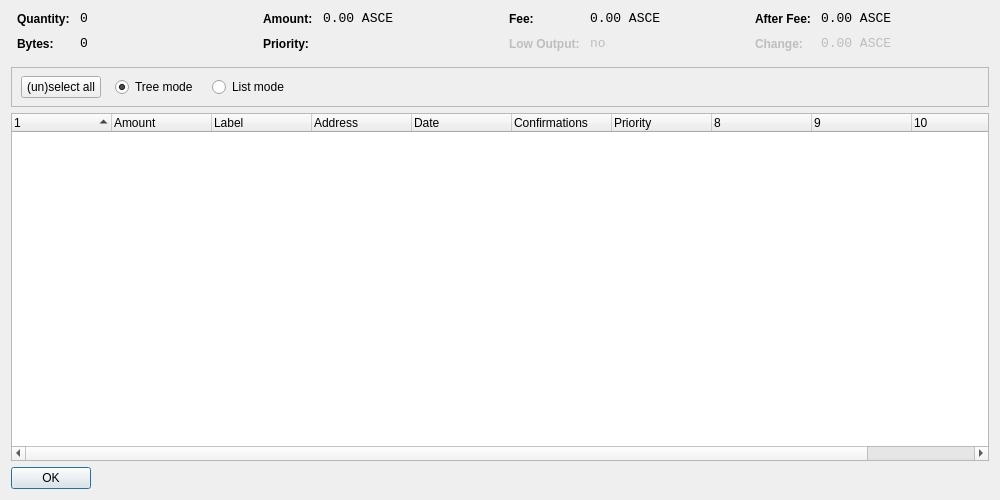
<?xml version="1.0" encoding="UTF-8"?>
<ui version="4.0">
 <class>CoinControlDialog</class>
 <widget class="QDialog" name="CoinControlDialog">
  <property name="geometry">
   <rect>
    <x>0</x>
    <y>0</y>
    <width>1000</width>
    <height>500</height>
   </rect>
  </property>
  <property name="windowTitle">
   <string>Coin Control</string>
  </property>
  <layout class="QVBoxLayout" name="verticalLayout">
   <item>
    <layout class="QHBoxLayout" name="horizontalLayoutTop" stretch="0,0,0,0">
     <property name="topMargin">
      <number>0</number>
     </property>
     <property name="bottomMargin">
      <number>10</number>
     </property>
     <item>
      <layout class="QFormLayout" name="formLayoutCoinControl1">
       <property name="horizontalSpacing">
        <number>10</number>
       </property>
       <property name="verticalSpacing">
        <number>10</number>
       </property>
       <property name="leftMargin">
        <number>6</number>
       </property>
       <property name="rightMargin">
        <number>6</number>
       </property>
       <item row="0" column="0">
        <widget class="QLabel" name="labelCoinControlQuantityText">
         <property name="styleSheet">
          <string notr="true">font-weight:bold;</string>
         </property>
         <property name="text">
          <string>Quantity:</string>
         </property>
        </widget>
       </item>
       <item row="0" column="1">
        <widget class="QLabel" name="labelCoinControlQuantity">
         <property name="font">
          <font>
           <family>Monospace</family>
           <pointsize>10</pointsize>
          </font>
         </property>
         <property name="cursor">
          <cursorShape>IBeamCursor</cursorShape>
         </property>
         <property name="contextMenuPolicy">
          <enum>Qt::ActionsContextMenu</enum>
         </property>
         <property name="text">
          <string>0</string>
         </property>
         <property name="textInteractionFlags">
          <set>Qt::LinksAccessibleByMouse|Qt::TextSelectableByKeyboard|Qt::TextSelectableByMouse</set>
         </property>
        </widget>
       </item>
       <item row="1" column="0">
        <widget class="QLabel" name="labelCoinControlBytesText">
         <property name="styleSheet">
          <string notr="true">font-weight:bold;</string>
         </property>
         <property name="text">
          <string>Bytes:</string>
         </property>
        </widget>
       </item>
       <item row="1" column="1">
        <widget class="QLabel" name="labelCoinControlBytes">
         <property name="font">
          <font>
           <family>Monospace</family>
           <pointsize>10</pointsize>
          </font>
         </property>
         <property name="cursor">
          <cursorShape>IBeamCursor</cursorShape>
         </property>
         <property name="contextMenuPolicy">
          <enum>Qt::ActionsContextMenu</enum>
         </property>
         <property name="text">
          <string>0</string>
         </property>
         <property name="textInteractionFlags">
          <set>Qt::LinksAccessibleByMouse|Qt::TextSelectableByKeyboard|Qt::TextSelectableByMouse</set>
         </property>
        </widget>
       </item>
      </layout>
     </item>
     <item>
      <layout class="QFormLayout" name="formLayoutCoinControl2">
       <property name="horizontalSpacing">
        <number>10</number>
       </property>
       <property name="verticalSpacing">
        <number>10</number>
       </property>
       <property name="leftMargin">
        <number>6</number>
       </property>
       <property name="rightMargin">
        <number>6</number>
       </property>
       <item row="0" column="0">
        <widget class="QLabel" name="labelCoinControlAmountText">
         <property name="styleSheet">
          <string notr="true">font-weight:bold;</string>
         </property>
         <property name="text">
          <string>Amount:</string>
         </property>
        </widget>
       </item>
       <item row="0" column="1">
        <widget class="QLabel" name="labelCoinControlAmount">
         <property name="font">
          <font>
           <family>Monospace</family>
           <pointsize>10</pointsize>
          </font>
         </property>
         <property name="cursor">
          <cursorShape>IBeamCursor</cursorShape>
         </property>
         <property name="contextMenuPolicy">
          <enum>Qt::ActionsContextMenu</enum>
         </property>
         <property name="text">
          <string>0.00 ASCE</string>
         </property>
         <property name="textInteractionFlags">
          <set>Qt::LinksAccessibleByMouse|Qt::TextSelectableByKeyboard|Qt::TextSelectableByMouse</set>
         </property>
        </widget>
       </item>
       <item row="1" column="0">
        <widget class="QLabel" name="labelCoinControlPriorityText">
         <property name="styleSheet">
          <string notr="true">font-weight:bold;</string>
         </property>
         <property name="text">
          <string>Priority:</string>
         </property>
        </widget>
       </item>
       <item row="1" column="1">
        <widget class="QLabel" name="labelCoinControlPriority">
         <property name="font">
          <font>
           <family>Monospace</family>
           <pointsize>10</pointsize>
          </font>
         </property>
         <property name="cursor">
          <cursorShape>IBeamCursor</cursorShape>
         </property>
         <property name="contextMenuPolicy">
          <enum>Qt::ActionsContextMenu</enum>
         </property>
         <property name="text">
          <string/>
         </property>
         <property name="textInteractionFlags">
          <set>Qt::LinksAccessibleByMouse|Qt::TextSelectableByKeyboard|Qt::TextSelectableByMouse</set>
         </property>
        </widget>
       </item>
      </layout>
     </item>
     <item>
      <layout class="QFormLayout" name="formLayoutCoinControl3">
       <property name="horizontalSpacing">
        <number>10</number>
       </property>
       <property name="verticalSpacing">
        <number>10</number>
       </property>
       <property name="leftMargin">
        <number>6</number>
       </property>
       <property name="rightMargin">
        <number>6</number>
       </property>
       <item row="0" column="0">
        <widget class="QLabel" name="labelCoinControlFeeText">
         <property name="styleSheet">
          <string notr="true">font-weight:bold;</string>
         </property>
         <property name="text">
          <string>Fee:</string>
         </property>
        </widget>
       </item>
       <item row="0" column="1">
        <widget class="QLabel" name="labelCoinControlFee">
         <property name="font">
          <font>
           <family>Monospace</family>
           <pointsize>10</pointsize>
          </font>
         </property>
         <property name="cursor">
          <cursorShape>IBeamCursor</cursorShape>
         </property>
         <property name="contextMenuPolicy">
          <enum>Qt::ActionsContextMenu</enum>
         </property>
         <property name="text">
          <string>0.00 ASCE</string>
         </property>
         <property name="textInteractionFlags">
          <set>Qt::LinksAccessibleByMouse|Qt::TextSelectableByKeyboard|Qt::TextSelectableByMouse</set>
         </property>
        </widget>
       </item>
       <item row="1" column="0">
        <widget class="QLabel" name="labelCoinControlLowOutputText">
         <property name="enabled">
          <bool>false</bool>
         </property>
         <property name="styleSheet">
          <string notr="true">font-weight:bold;</string>
         </property>
         <property name="text">
          <string>Low Output:</string>
         </property>
        </widget>
       </item>
       <item row="1" column="1">
        <widget class="QLabel" name="labelCoinControlLowOutput">
         <property name="enabled">
          <bool>false</bool>
         </property>
         <property name="font">
          <font>
           <family>Monospace</family>
           <pointsize>10</pointsize>
          </font>
         </property>
         <property name="cursor">
          <cursorShape>IBeamCursor</cursorShape>
         </property>
         <property name="contextMenuPolicy">
          <enum>Qt::ActionsContextMenu</enum>
         </property>
         <property name="text">
          <string>no</string>
         </property>
         <property name="textInteractionFlags">
          <set>Qt::LinksAccessibleByMouse|Qt::TextSelectableByKeyboard|Qt::TextSelectableByMouse</set>
         </property>
        </widget>
       </item>
      </layout>
     </item>
     <item>
      <layout class="QFormLayout" name="formLayoutCoinControl4">
       <property name="fieldGrowthPolicy">
        <enum>QFormLayout::AllNonFixedFieldsGrow</enum>
       </property>
       <property name="horizontalSpacing">
        <number>10</number>
       </property>
       <property name="verticalSpacing">
        <number>10</number>
       </property>
       <property name="leftMargin">
        <number>6</number>
       </property>
       <property name="rightMargin">
        <number>6</number>
       </property>
       <item row="0" column="0">
        <widget class="QLabel" name="labelCoinControlAfterFeeText">
         <property name="styleSheet">
          <string notr="true">font-weight:bold;</string>
         </property>
         <property name="text">
          <string>After Fee:</string>
         </property>
        </widget>
       </item>
       <item row="0" column="1">
        <widget class="QLabel" name="labelCoinControlAfterFee">
         <property name="font">
          <font>
           <family>Monospace</family>
           <pointsize>10</pointsize>
          </font>
         </property>
         <property name="cursor">
          <cursorShape>IBeamCursor</cursorShape>
         </property>
         <property name="contextMenuPolicy">
          <enum>Qt::ActionsContextMenu</enum>
         </property>
         <property name="text">
          <string>0.00 ASCE</string>
         </property>
         <property name="textInteractionFlags">
          <set>Qt::LinksAccessibleByMouse|Qt::TextSelectableByKeyboard|Qt::TextSelectableByMouse</set>
         </property>
        </widget>
       </item>
       <item row="1" column="0">
        <widget class="QLabel" name="labelCoinControlChangeText">
         <property name="enabled">
          <bool>false</bool>
         </property>
         <property name="styleSheet">
          <string notr="true">font-weight:bold;</string>
         </property>
         <property name="text">
          <string>Change:</string>
         </property>
        </widget>
       </item>
       <item row="1" column="1">
        <widget class="QLabel" name="labelCoinControlChange">
         <property name="enabled">
          <bool>false</bool>
         </property>
         <property name="font">
          <font>
           <family>Monospace</family>
           <pointsize>10</pointsize>
          </font>
         </property>
         <property name="cursor">
          <cursorShape>IBeamCursor</cursorShape>
         </property>
         <property name="contextMenuPolicy">
          <enum>Qt::ActionsContextMenu</enum>
         </property>
         <property name="text">
          <string>0.00 ASCE</string>
         </property>
         <property name="textInteractionFlags">
          <set>Qt::LinksAccessibleByMouse|Qt::TextSelectableByKeyboard|Qt::TextSelectableByMouse</set>
         </property>
        </widget>
       </item>
      </layout>
     </item>
    </layout>
   </item>
   <item>
    <widget class="QFrame" name="frame">
     <property name="minimumSize">
      <size>
       <width>0</width>
       <height>40</height>
      </size>
     </property>
     <property name="frameShape">
      <enum>QFrame::StyledPanel</enum>
     </property>
     <property name="frameShadow">
      <enum>QFrame::Sunken</enum>
     </property>
     <widget class="QWidget" name="horizontalLayoutWidget">
      <property name="geometry">
       <rect>
        <x>10</x>
        <y>0</y>
        <width>781</width>
        <height>41</height>
       </rect>
      </property>
      <layout class="QHBoxLayout" name="horizontalLayoutPanel" stretch="0,0,0,0">
       <property name="spacing">
        <number>14</number>
       </property>
       <item>
        <widget class="QPushButton" name="pushButtonSelectAll">
         <property name="sizePolicy">
          <sizepolicy hsizetype="Maximum" vsizetype="Fixed">
           <horstretch>0</horstretch>
           <verstretch>0</verstretch>
          </sizepolicy>
         </property>
         <property name="text">
          <string>(un)select all</string>
         </property>
        </widget>
       </item>
       <item>
        <widget class="QRadioButton" name="radioTreeMode">
         <property name="sizePolicy">
          <sizepolicy hsizetype="Maximum" vsizetype="Fixed">
           <horstretch>0</horstretch>
           <verstretch>0</verstretch>
          </sizepolicy>
         </property>
         <property name="text">
          <string>Tree mode</string>
         </property>
         <property name="checked">
          <bool>true</bool>
         </property>
        </widget>
       </item>
       <item>
        <widget class="QRadioButton" name="radioListMode">
         <property name="sizePolicy">
          <sizepolicy hsizetype="Maximum" vsizetype="Fixed">
           <horstretch>0</horstretch>
           <verstretch>0</verstretch>
          </sizepolicy>
         </property>
         <property name="text">
          <string>List mode</string>
         </property>
        </widget>
       </item>
       <item>
        <spacer name="horizontalSpacer">
         <property name="orientation">
          <enum>Qt::Horizontal</enum>
         </property>
         <property name="sizeHint" stdset="0">
          <size>
           <width>40</width>
           <height>20</height>
          </size>
         </property>
        </spacer>
       </item>
      </layout>
     </widget>
    </widget>
   </item>
   <item>
    <widget class="CoinControlTreeWidget" name="treeWidget">
     <property name="contextMenuPolicy">
      <enum>Qt::CustomContextMenu</enum>
     </property>
     <property name="sortingEnabled">
      <bool>false</bool>
     </property>
     <property name="columnCount">
      <number>11</number>
     </property>
     <attribute name="headerShowSortIndicator" stdset="0">
      <bool>true</bool>
     </attribute>
     <attribute name="headerStretchLastSection">
      <bool>false</bool>
     </attribute>
     <column>
      <property name="text">
       <string/>
      </property>
     </column>
     <column>
      <property name="text">
       <string>Amount</string>
      </property>
     </column>
     <column>
      <property name="text">
       <string>Label</string>
      </property>
     </column>
     <column>
      <property name="text">
       <string>Address</string>
      </property>
     </column>
     <column>
      <property name="text">
       <string>Date</string>
      </property>
     </column>
     <column>
      <property name="text">
       <string>Confirmations</string>
      </property>
      <property name="toolTip">
       <string>Confirmed</string>
      </property>
     </column>
     <column>
      <property name="text">
       <string>Priority</string>
      </property>
     </column>
     <column>
      <property name="text">
       <string/>
      </property>
     </column>
     <column>
      <property name="text">
       <string/>
      </property>
     </column>
     <column>
      <property name="text">
       <string/>
      </property>
     </column>
     <column>
      <property name="text">
       <string/>
      </property>
     </column>
    </widget>
   </item>
   <item>
    <widget class="QDialogButtonBox" name="buttonBox">
     <property name="sizePolicy">
      <sizepolicy hsizetype="Maximum" vsizetype="Fixed">
       <horstretch>0</horstretch>
       <verstretch>0</verstretch>
      </sizepolicy>
     </property>
     <property name="orientation">
      <enum>Qt::Horizontal</enum>
     </property>
     <property name="standardButtons">
      <set>QDialogButtonBox::Ok</set>
     </property>
    </widget>
   </item>
  </layout>
 </widget>
 <customwidgets>
  <customwidget>
   <class>CoinControlTreeWidget</class>
   <extends>QTreeWidget</extends>
   <header>coincontroltreewidget.h</header>
  </customwidget>
 </customwidgets>
 <resources/>
 <connections/>
</ui>
